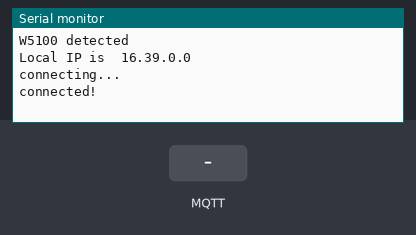
This program was run on a simulated STM32 Blue Pill. Shown: the last lines printed to the serial monitor. The test bench sets the inputs (shaded band). WiFi joins after 1.5 s; servers stay silent unless stated; no MQTT or app messages arrive unless stated.

Above: at 1.2 s.
1.3 s: MQTT message "1" arrives on the first subscribed topic
At 2.5 s:
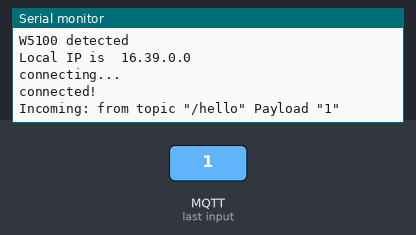
4.3 s: MQTT message "on" arrives on the first subscribed topic
At 4.7 s:
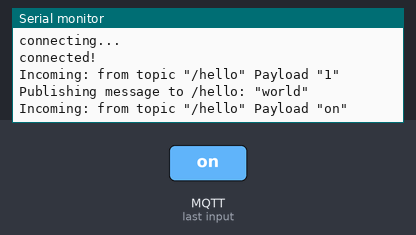
5.8 s: MQTT message "off" arrives on the first subscribed topic
At 5.96 s:
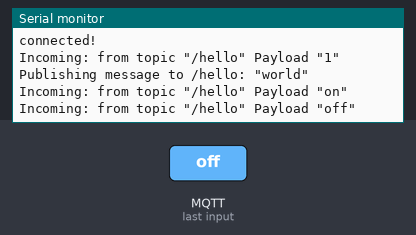

Measured:
- after the input at 1.3 s, the serial monitor: prints a new line at once (image 1)
- after the input at 4.3 s, the serial monitor: prints a new line at once (image 2)
- after the input at 5.8 s, the serial monitor: prints a new line at once (image 3)

The program:

main.cpp
```cpp
#include <Ethernet.h>
#include <MQTT.h>

byte mac[] = { 0xDE, 0xAD, 0xBE, 0xEF, 0xFE, 0xED };

EthernetClient net;
//MQTT client needs some memory. by default it will allocate 128 bytes.
//we can also give it a kilobyte
MQTTClient client(1024);

unsigned long lastMillis = 0;

void connect() {
	Serial.print("connecting...");
	/* clientId, username, password */
	while (!client.connect("arduino", "try", "try")) {
		Serial.print(".");
		delay(1000);
	}

	Serial.println("\nconnected!");

	client.subscribe("/hello");
	// client.unsubscribe("/hello");
}

void messageReceived(String &topic, String &payload) {
	Serial.println("Incoming: from topic \"" + topic + "\" Payload \"" + payload + "\"");

	// Note: Do not use the client in the callback to publish, subscribe or
	// unsubscribe as it may cause deadlocks when other things arrive while
	// sending and receiving acknowledgments. Instead, change a global variable,
	// or push to a queue and handle it in the loop after calling `client.loop()`.
}

void setup() {
	Serial.begin(115200);
	//chip select
	Ethernet.init(PA4);
	//get IP via DHCP
	Ethernet.begin(mac, 10000, 10000);
	auto status = Ethernet.hardwareStatus();
	switch (status) {
	case EthernetNoHardware:
		Serial.println("No hardware detected");
		break;
	case EthernetW5100:
		Serial.println("W5100 detected");
		break;
	case EthernetW5200:
		Serial.println("W5200 detected");
		break;
	case EthernetW5500:
		Serial.println("W5500 detected");
		break;
	default:
		Serial.println("Unknown chip");
		break;
	}

	// Check for Ethernet hardware present
	if (Ethernet.hardwareStatus() == EthernetNoHardware) {
		Serial.println(
				"Ethernet shield was not found.  Sorry, can't run without hardware. :(");
		while (true) {
			delay(1); // do nothing, no point running without Ethernet hardware
		}
	}
	if (Ethernet.linkStatus() == LinkOFF) {
		Serial.println("Ethernet cable is not connected.");
	}
	Serial.print("Local IP is  ");
	Serial.println(Ethernet.localIP());

	// Note: Local domain names (e.g. "Computer.local" on OSX) are not supported
	// by Arduino. You need to set the IP address directly.
	client.begin("broker.shiftr.io", net);
	client.onMessage(messageReceived);

	connect();
}

void loop() {
	client.loop();

	if (!client.connected()) {
		Serial.println("Reconnecting. Last error " + String(client.lastError()));
		connect();
	}

	// publish a message roughly every second.
	if (millis() - lastMillis > 3000) {
		lastMillis = millis();
		Serial.println("Publishing message to /hello: \"world\"");
		client.publish("/hello", "world");
	}
}
```
